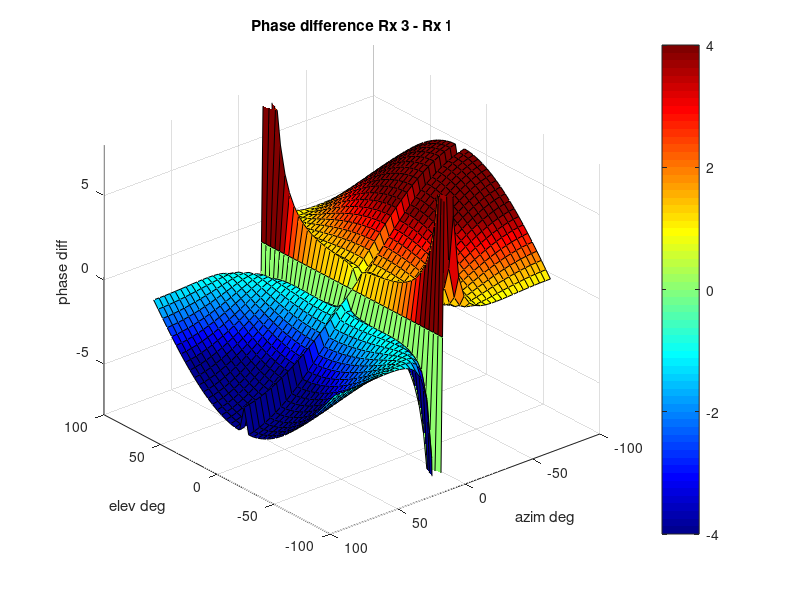

Reproduce this figure in MATLAB.
close all
clear all
clc


c = 3e8;
f = 60e9;
g = 0.0046;
w = 0.0015;
Es = 3;
lambd = c / f;


TR13C_origin = [0,0,0];
TR13C_Tx_pt = [-lambd/2, +lambd/2, 0];
TR13C_R1_pt = [-lambd/2, -lambd/2, 0];
TR13C_R2_pt = [+lambd/2, +lambd/2, 0];
TR13C_R3_pt = [+lambd/2, -lambd/2, 0];

R = 1;
reflector_pt = [0, R, 0];

azi_start = -80;
azi_stop = +80;
azi_step = 4;

ele_start = -80;
ele_stop = +80;
ele_step =4;

phased_r31 = zeros((ele_stop-ele_start)/ele_step+1, (azi_stop-azi_start)/azi_step+1);
phased_r32 = zeros((ele_stop-ele_start)/ele_step+1, (azi_stop-azi_start)/azi_step+1);
ee = zeros((ele_stop-ele_start)/ele_step+1, (azi_stop-azi_start)/azi_step+1);
aa = zeros((ele_stop-ele_start)/ele_step+1, (azi_stop-azi_start)/azi_step+1);

for azi_deg = azi_start : azi_step : azi_stop
    for ele_deg = ele_start : ele_step : ele_stop
        if azi_deg == 0 && ele_deg == 0
            ;
        end
        e_idx = (ele_deg-ele_start)/ele_step+1;
        a_idx = (azi_deg-azi_start)/azi_step+1;
        ee(e_idx, a_idx) = ele_deg;
        aa(e_idx, a_idx) = azi_deg;
        reflector_pt = ...
            [ R * cosd(ele_deg) * sind(azi_deg) , ...
              R * sind(ele_deg) , ...
              R * cosd(ele_deg) * cosd(azi_deg) ];
        pathd_tr1 = norm(reflector_pt - TR13C_Tx_pt, 2) + norm(reflector_pt - TR13C_R1_pt, 2);
        pathd_tr2 = norm(reflector_pt - TR13C_Tx_pt, 2) + norm(reflector_pt - TR13C_R2_pt, 2);
        pathd_tr3 = norm(reflector_pt - TR13C_Tx_pt, 2) + norm(reflector_pt - TR13C_R3_pt, 2);
        if w > 0 && Es > 1
            % adjustment on pathd of tr1
            theta_t_2_refl = pi/2-atan2((reflector_pt(3) - TR13C_Tx_pt(3)), (reflector_pt(1) - TR13C_Tx_pt(1)));
            phi_t_2_refl = atan((reflector_pt(2) - TR13C_Tx_pt(2)) / sqrt((reflector_pt(1) - TR13C_Tx_pt(1))^2 + (reflector_pt(3) - TR13C_Tx_pt(3))^2));
            casing_medium_pathd_t = ...
                w * sqrt( ...
                        (1 / (cos(phi_t_2_refl) * sin(theta_t_2_refl)))^2 ...
                        + (1 / sin(phi_t_2_refl))^2 ...
                        + (1 / (cos(phi_t_2_refl) * cos(theta_t_2_refl)))^2 );
            % update
            pathd_tr1 = pathd_tr1 - casing_medium_pathd_t + 1/sqrt(Es)*casing_medium_pathd_t;
            theta_r1_2_refl = pi-atan2((reflector_pt(3) - TR13C_R1_pt(3)), (reflector_pt(1) - TR13C_R1_pt(1)));
            phi_r1_2_refl = atan((reflector_pt(2) - TR13C_R1_pt(2)) / sqrt((reflector_pt(1) - TR13C_R1_pt(1))^2 + (reflector_pt(3) - TR13C_R1_pt(3))^2));
            casing_medium_pathd_r1 = ...
                w * sqrt( ...
                        (1 / (cos(phi_r1_2_refl) * sin(theta_r1_2_refl)))^2 ...
                        + (1 / sin(phi_r1_2_refl))^2 ...
                        + (1 / (cos(phi_r1_2_refl) * cos(theta_r1_2_refl)))^2 );
            % update
            pathd_tr1 = pathd_tr1 - casing_medium_pathd_r1 + 1/sqrt(Es)*casing_medium_pathd_r1;

            % adjustment on pathd of tr2
            % update
            pathd_tr2 = pathd_tr2 - casing_medium_pathd_t + 1/sqrt(Es)*casing_medium_pathd_t;
            theta_r2_2_refl = pi/2-atan2((reflector_pt(3) - TR13C_R2_pt(3)), (reflector_pt(1) - TR13C_R2_pt(1)));
            phi_r2_2_refl = atan((reflector_pt(2) - TR13C_R2_pt(2)) / sqrt((reflector_pt(1) - TR13C_R2_pt(1))^2 + (reflector_pt(3) - TR13C_R2_pt(3))^2));
            casing_medium_pathd_r2 = ...
                w * sqrt( ...
                        (1 / (cos(phi_r2_2_refl) * sin(theta_r2_2_refl)))^2 ...
                        + (1 / sin(phi_r2_2_refl))^2 ...
                        + (1 / (cos(phi_r2_2_refl) * cos(theta_r2_2_refl)))^2 );
            % update
            pathd_tr2 = pathd_tr2 - casing_medium_pathd_r2 + 1/sqrt(Es)*casing_medium_pathd_r2;

            % adjustment on pathd of tr3
            % update
            pathd_tr3 = pathd_tr3 - casing_medium_pathd_t + 1/sqrt(Es)*casing_medium_pathd_t;
            theta_r3_2_refl = pi/2-atan2((reflector_pt(3) - TR13C_R3_pt(3)), (reflector_pt(1) - TR13C_R3_pt(1)));
            phi_r3_2_refl = atan((reflector_pt(2) - TR13C_R3_pt(2)) / sqrt((reflector_pt(1) - TR13C_R3_pt(1))^2 + (reflector_pt(3) - TR13C_R3_pt(3))^2));
            casing_medium_pathd_r3 = ...
                w * sqrt( ...
                        (1 / (cos(phi_r3_2_refl) * sin(theta_r3_2_refl)))^2 ...
                        + (1 / sin(phi_r3_2_refl))^2 ...
                        + (1 / (cos(phi_r3_2_refl) * cos(theta_r3_2_refl)))^2 );
            % update
            pathd_tr3 = pathd_tr3 - casing_medium_pathd_r3 + 1/sqrt(Es)*casing_medium_pathd_r3;
        end
        phased_r31(e_idx, a_idx) = 2*pi*(pathd_tr3 - pathd_tr1)/lambd;
        phased_r32(e_idx, a_idx) = 2*pi*(pathd_tr3 - pathd_tr2)/lambd;
    end % END OF for ele_deg = ele_start : ele_step : ele_stop
end % END OF for azi_deg = azi_start : azi_step : azi_stop

fig = figure;
h = surf(ee, aa, phased_r31);
set(h, 'EdgeColor', 'black');
xlabel('elev deg'); ylabel('azim deg'); zlabel('phase diff');
zlim([-8,8]); colormap jet; colorbar;
caxis([-4, 4]);
view(-130, 30); colormap jet; colorbar;
title('Phase difference Rx 3 - Rx 1');
